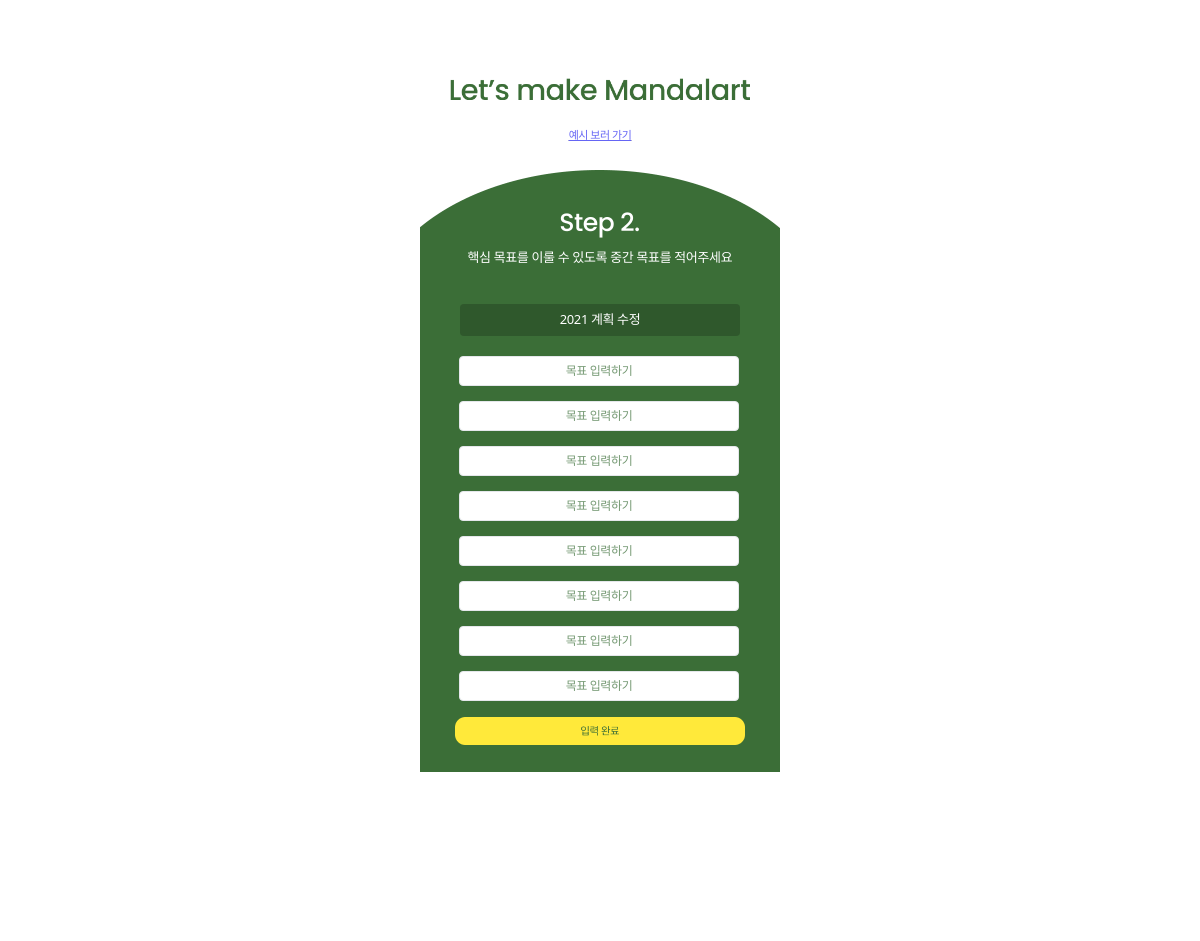
Before: /goals/sub_goal_input/1/ with the older database file.
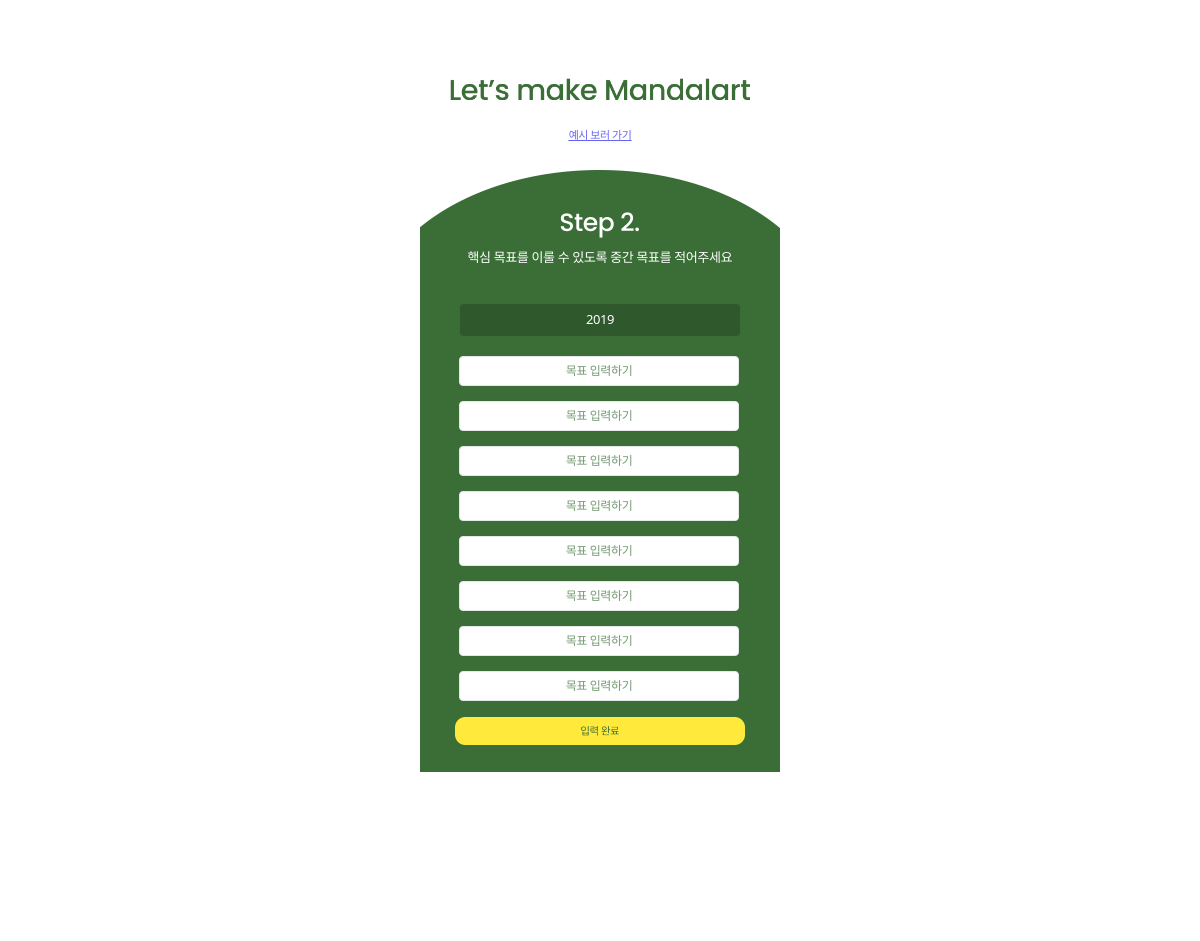
After: the same page with the newer database file.
### goals/models.py (models this page shows, shortened)
class Plan(models.Model):
    main_goal = models.CharField(max_length=200)

### goals/views.py (the view)
# urls.py: path("sub_goal_input/<int:plan_id>/", views.sub_goal_input, name="sub_goal_input"),
def sub_goal_input(request, plan_id):
    plan = Plan.objects.get(pk=plan_id)
    if request.method == "POST":
        sub_goals = []
        for i in range(1, 10):
            sub_goal_input = request.POST.get(f"sub_goal{i}")
            if sub_goal_input:
                sub_goals.append(sub_goal_input)
        SubGoal.objects.filter(plan=plan).delete()
        for sub_goal in sub_goals:
            SubGoal.objects.create(plan=plan, sub_goal=sub_goal)
        return redirect(reverse("3x3_table", kwargs={"plan_id": plan_id}))
    else:
        sub_goal_initial_values = SubGoal.objects.filter(plan=plan).values_list(
            "sub_goal", flat=True
        )
        sub_goal_initial_list = list(sub_goal_initial_values)[:8]
        form = SubGoalForm(initial={"sub_goals": sub_goal_initial_list})
    return render(request, "middleGoal.html", {"form": form, "plan_id": plan_id, "main_goal": plan.main_goal})

### goals/forms.py
class SubGoalForm(forms.Form):
    sub_goals = forms.CharField(widget=forms.Textarea(attrs={"rows": 9, "cols": 30}))

### goals/templates/middleGoal.html (shortened to what this page needs)
{% load static %}
<!DOCTYPE html>
<html lang="en">
  <head>
  </head>
  <body>
    <div id="container">
      <img
        src="{% static 'img/Lets make Mandalart.png' %}"
        style="width: 300px; margin-bottom: 20px"
      />
      <div id="example"><a href="{% url 'examplePage' %}">예시 보러 가기</a></div>
    </div>
    <img
      src="{% static 'img/Group 18.png' %}"
      style="
        position: relative;
        left: 100px;
        top: 90px;
        width: 80px;
        margin-top: 30px;
      "
      onclick="editMaingoal()"
    />
    <div
      id="maingoalContainer"
      style="
        color: #fff;
        background: #2f582c;
        width: 280px;
        height: 32px;
        text-align: center;
        font-family: Noto Sans;
        font-size: 13px;
        font-style: normal;
        font-weight: 1200;
        line-height: 20.308px; /* 156.213% */
        letter-spacing: -0.377px;
        border-style: hidden;
        margin-bottom: 20px;
        margin-top:-20px;
      "
    >{{ main_goal }}</div>
    <form method="post" action="{% url 'sub_goal_input' plan_id=plan_id %}">
      <div>
          {% for i in '12345678' %}
              {% with sub_goal_obj=sub_goals.i %}
                  <input type="text" name="sub_goal{{ i }}" placeholder="목표 입력하기"><br>
              {% endwith %}
          {% endfor %}
      </div>
      <button type="submit" style="background: none; border: none;">
        <img src="{% static 'img/inputbtn2.png' %}" alt="Submit" style="width: 290px; position: relative; top: -500px">
      </button>
    </form>
  </body>
</html>

### goals/templates/middleGoal.html (style rules this page uses)
body { display: flex; flex-direction: column; align-items: center; max-height: 800px; }
#container { display: flex; flex-direction: column; align-items: center; margin-top: 70px; }
input { margin-bottom: 15px; height: 40px; flex-shrink: 0; border-radius: 4px; border: 1px solid #e5e7eb; background: #fff; padding: 5px 10px; box-sizing: border-box; }
#example { color: #000; text-align: center; font-family: Noto Sans; font-size: 11px; font-style: normal; font-weight: 400; line-height: 29.976px; letter-spacing: -0.468px; text-decoration-line: underline; opacity: 0.6; width: 300px; margin-bottom: 50px; }
input[type="text"]::placeholder { color: rgba(59, 110, 55, 0.7); text-align: center; font-family: Noto Sans; font-size: 12px; font-style: normal; font-weight: 400; line-height: 20.308px; letter-spacing: -0.377px; }
input[type="text"] { width: 280px; height: 30px; position: relative; top: -500px; margin-left: 10px; }
#maingoalContainer { width: 280px; height: 32px; padding: 3px 51px; position: relative; top: -500px; border-radius: 4px; background: #2f582c; margin-bottom: 15px; height: 0px; flex-shrink: 0; border-radius: 4px; border: 1px solid #e5e7eb; background: #fff; padding: 5px 10px; box-sizing: border-box; }
@media (min-width: 768px) { #example { margin-bottom: 20px; } }

Changed rows visible on the page:
changed Plan: main_goal "2021 계획 수정" → "2019"
